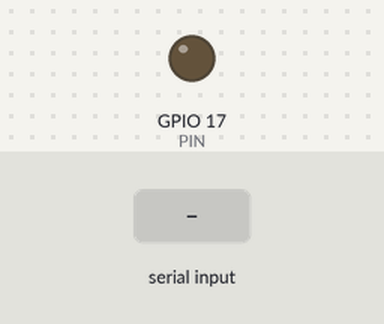
This program was run on a simulated Raspberry Pi (BCM pin numbers). Parts: output pins drawn as LEDs (lit = HIGH). Inputs (shaded band) come from the test bench. What the program prints to the terminal is not drawn.

Above: at 1.2 s.
1.3 s: "on" typed at the terminal, then Enter
At 2.5 s:
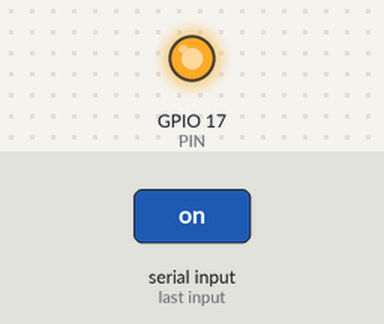
2.8 s: "off" typed at the terminal, then Enter
At 3.7 s:
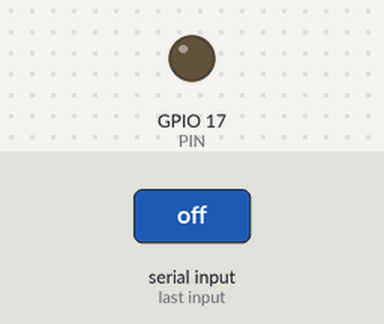
Timing chart, 0 to 5.8 s (numbered marks = the images above; inputs shaded):
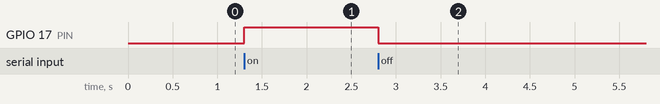

Measured:
- after the input at 1.3 s, GPIO 17 (PIN): LOW → HIGH at once
- after the input at 2.8 s, GPIO 17 (PIN): HIGH → LOW at once

The program:

TestFAN.py
```python
import RPi.GPIO as GPIO
import time

# 사용할 GPIO 핀 번호 설정
PIN = 17

# GPIO 핀 번호 모드 설정
GPIO.setmode(GPIO.BCM)
# GPIO 핀을 출력 모드로 설정
GPIO.setup(PIN, GPIO.OUT)

# 팬 모터 제어 함수
def control_fan_motor(on):
    if on:
        GPIO.output(PIN, GPIO.HIGH) # 모터 켜기
    else:
        GPIO.output(PIN, GPIO.LOW) # 모터 끄기

# 팬 모터 켜기
control_fan_motor(False) # 초기 상태는 모터를 끄도록 설정

while True:
    user_input = input("팬 모터 제어 (on/off): ")
    if user_input.lower() == "on":
        control_fan_motor(True)
    elif user_input.lower() == "off":
        control_fan_motor(False)
    else:
        print("유효하지 않은 입력입니다. 다시 입력해주세요.")
        continue

    time.sleep(1) # 1초의 딜레이
```
